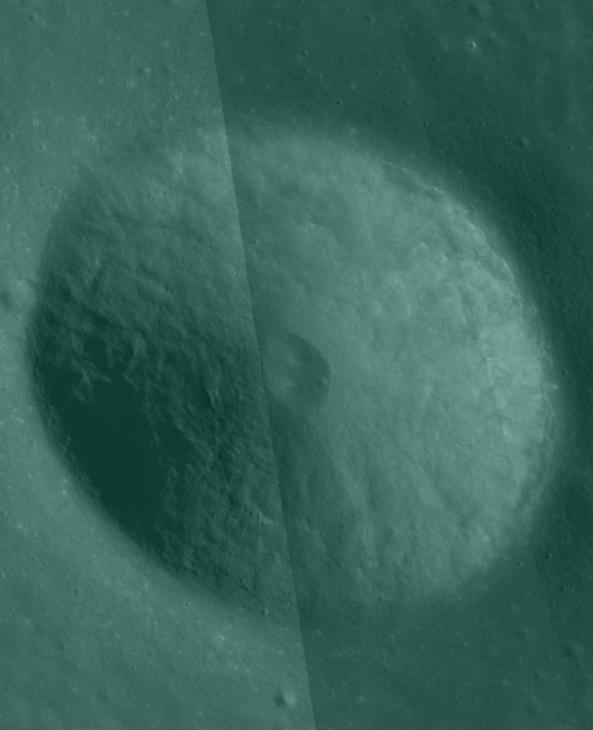
#> input picture backend/data/raw/IIRS.png, 593 x 730 px; its folder holds only this picture in this run
$ python -i area_based_registration.py   (imports and definitions only)   (older library calls are emulated)
#> lines starting #> are read from the running program, lines starting #| are printed output that depends on the picture
"""
INVINCIBLES - Dense Area-Based Registration (Structural Edge/ECC + NCC)
==========================================================================
A SEPARATE registration algorithm from the sparse RIFT/CFOG keypoint-
descriptor pipeline, used automatically as an escalation path when sparse
feature matching does not produce enough stable correspondences (this is
exactly what happens on TMC-Azimuth/TMC-Slope against OHRC in the actual
supplied dataset: derived terrain products preserve the crater's boundary/
contour geometry extremely well, but do not carry the corner-like texture
that a sparse descriptor needs).

This is a classical AREA-BASED (not feature-based) multi-modal registration
strategy, built in two stages:

  1. GLOBAL INTENSITY-BASED ALIGNMENT
     Gradient-magnitude maps of the reference and source (a photometry-
     independent structural representation - a crater rim is a strong
     gradient edge no matter how the sensor colour-maps it) are aligned
     using OpenCV's ECC (Enhanced Correlation Coefficient) algorithm
     (Evangelidis & Psarakis, 2008), seeded from the SAME FFT log-polar
     phase-congruency coarse-alignment estimate already computed upstream
     (Section 14) so both algorithmic paths are consistent.
     If ECC fails to converge (raises cv2.error, e.g. because the seed is
     too far from the true optimum or the gradient maps are too flat),
     this module automatically falls back to a SECOND, independent
     algorithm: direct maximization of the Mutual Information between the
     two grayscale analysis views over a similarity-transform parameter
     search (Powell's method) - a well-established technique specifically
     designed for cross-modal image pairs whose intensity relationship is
     not linear.

  2. INDEPENDENT DENSE CORRESPONDENCE GENERATION (for honest evaluation)
     The global transform found in step 1 is only a starting hypothesis.
     To produce genuine, independently-measured point correspondences
     (so that the existing FSC / independent-checkpoint / RMSE / confidence
     machinery - identical to the sparse pipeline - can be reused honestly,
     rather than trivially validating the very transform that produced the
     points), a grid of control points is sampled across the reference
     gradient map and each is INDEPENDENTLY re-located in the source
     gradient map via normalized cross-correlation (NCC) template matching
     within a small local search window around the step-1 projection, with
     sub-pixel peak interpolation. Only points whose NCC score clears a
     reliability threshold are kept as accepted correspondences.

This gives an honest, area-based alternative to sparse descriptor matching,
while remaining fully compatible with (and validated by) the same FSC /
model-selection / local-refinement / sub-pixel / confidence pipeline used
for the descriptor-based sensors.
"""
from __future__ import annotations
import numpy as np
import cv2
from scipy.optimize import minimize


def _gradient_magnitude(gray: np.ndarray) -> np.ndarray:
    g = gray.astype(np.float32)
    gx = cv2.Sobel(g, cv2.CV_32F, 1, 0, ksize=3)
    gy = cv2.Sobel(g, cv2.CV_32F, 0, 1, ksize=3)
    mag = np.sqrt(gx ** 2 + gy ** 2)
    mag = cv2.GaussianBlur(mag, (3, 3), 0)
    mag_norm = cv2.normalize(mag, None, 0, 255, cv2.NORM_MINMAX)
    return mag_norm.astype(np.float32)


# [281 lines left out: functions _ecc_align, _mutual_information, _mi_align, estimate_global_alignment, dense_ncc_correspondences, not called in this run]

>>> import cv2
>>> picture = cv2.imread('../../data/raw/IIRS.png', cv2.IMREAD_GRAYSCALE)
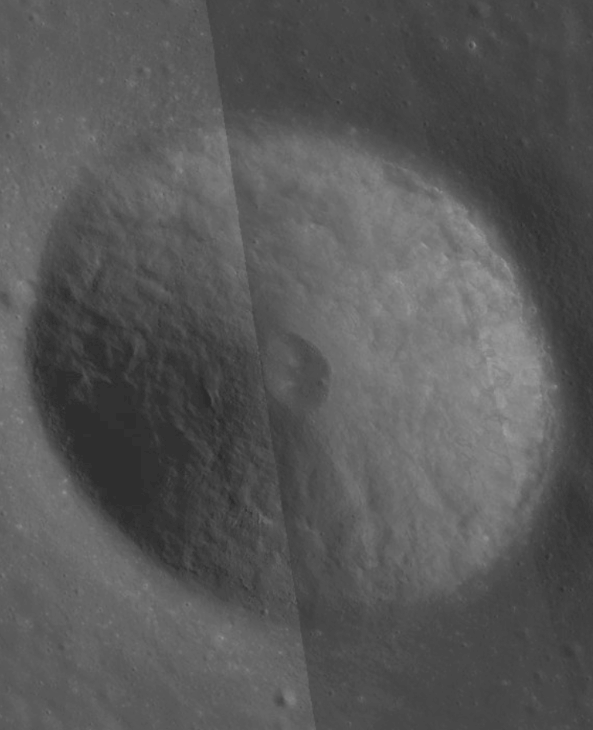
#> picture: shape (730, 593); min 43, max 159, mean 87.5
>>> result = _gradient_magnitude(picture)
#> in _gradient_magnitude, `gx = cv2.Sobel(g, cv2.CV_32F, 1, 0, ksize=3)`:
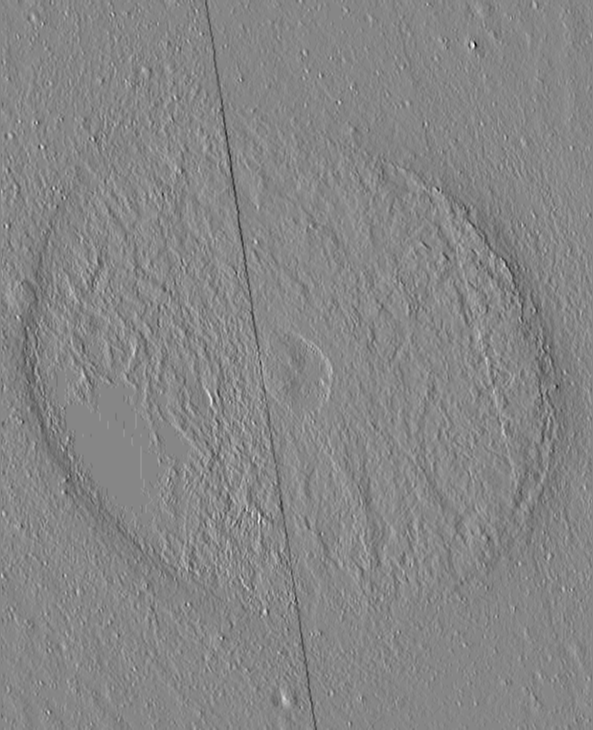
#> gx: shape (730, 593) float32; min -171, max 153, mean -0.5; drawn with min black and max white
#> in _gradient_magnitude, `gy = cv2.Sobel(g, cv2.CV_32F, 0, 1, ksize=3)`:
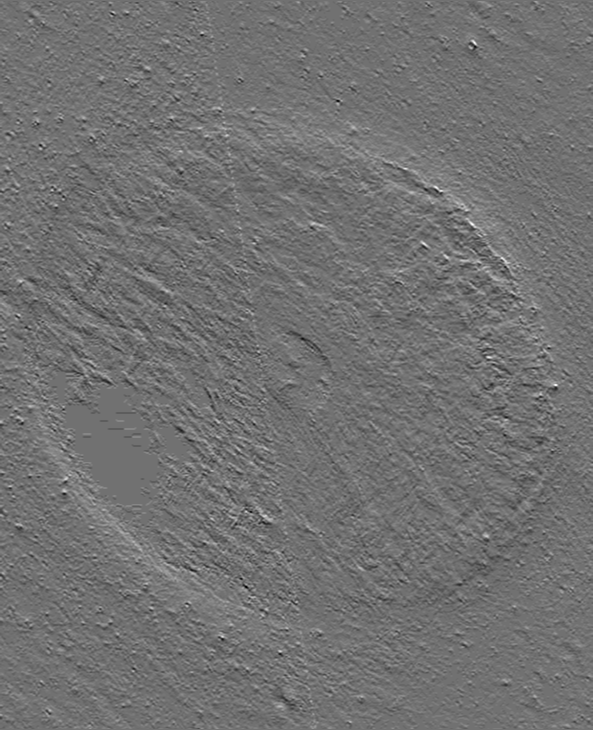
#> gy: shape (730, 593) float32; min -88, max 109, mean 0.1; drawn with min black and max white
#> in _gradient_magnitude, `mag = np.sqrt(gx ** 2 + gy ** 2)`:
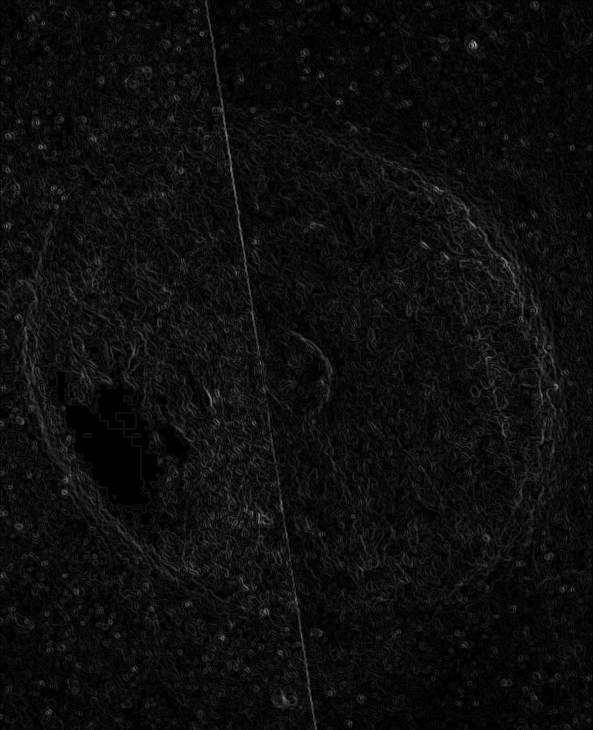
#> mag: shape (730, 593) float32; min 0, max 185.3, mean 13.7
#> in _gradient_magnitude, `mag_norm = cv2.normalize(mag, None, 0, 255, cv2.NORM_MINMAX)`:
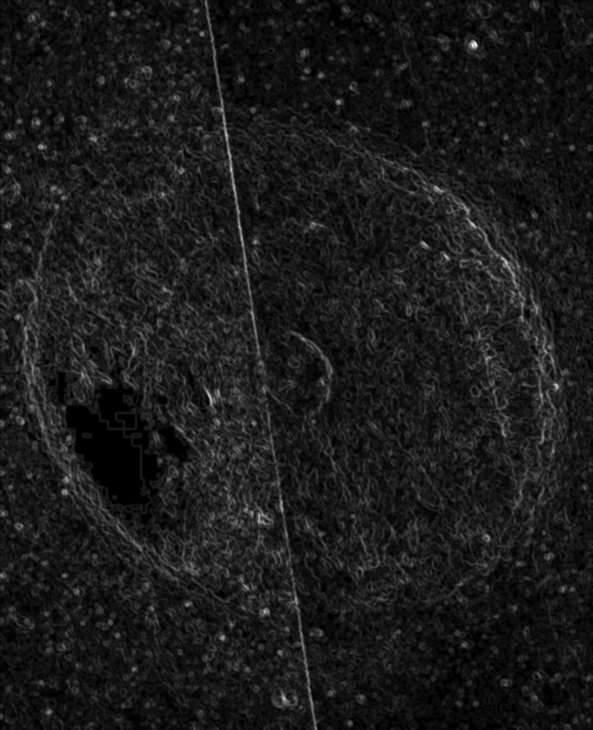
#> mag_norm: shape (730, 593) float32; min 0, max 255, mean 27.2

$ run again, on backend/data/raw/SAR.png
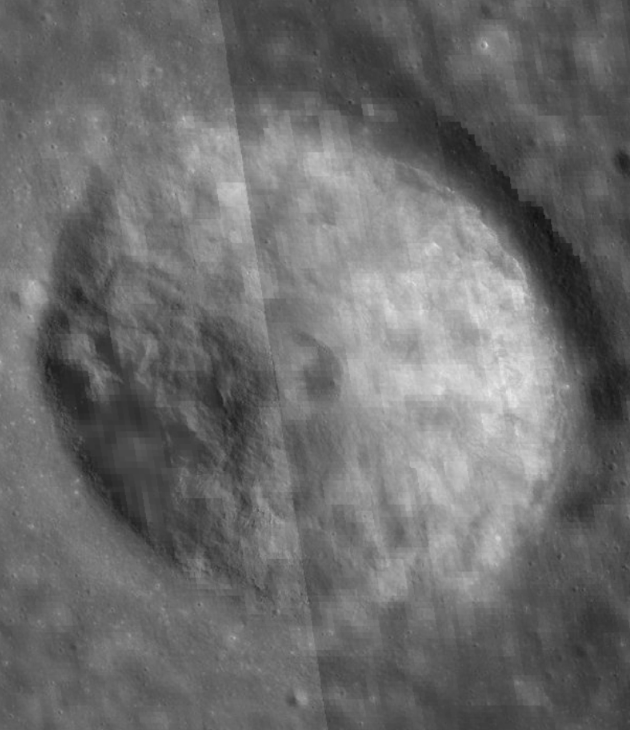
#> input picture backend/data/raw/SAR.png, 630 x 730 px
#> in _gradient_magnitude, `gy = cv2.Sobel(g, cv2.CV_32F, 0, 1, ksize=3)`:
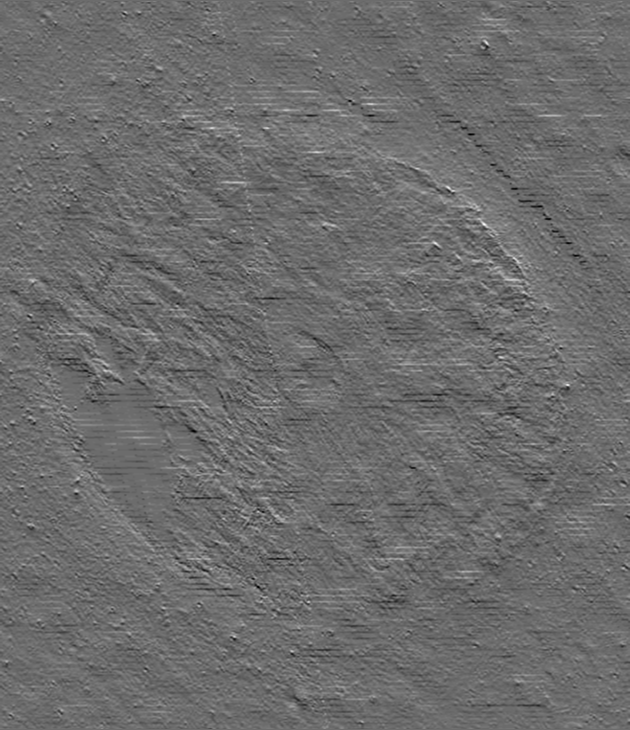
#> gy: shape (730, 630) float32; min -136, max 183, mean 0; drawn with min black and max white
#> in _gradient_magnitude, `mag_norm = cv2.normalize(mag, None, 0, 255, cv2.NORM_MINMAX)`:
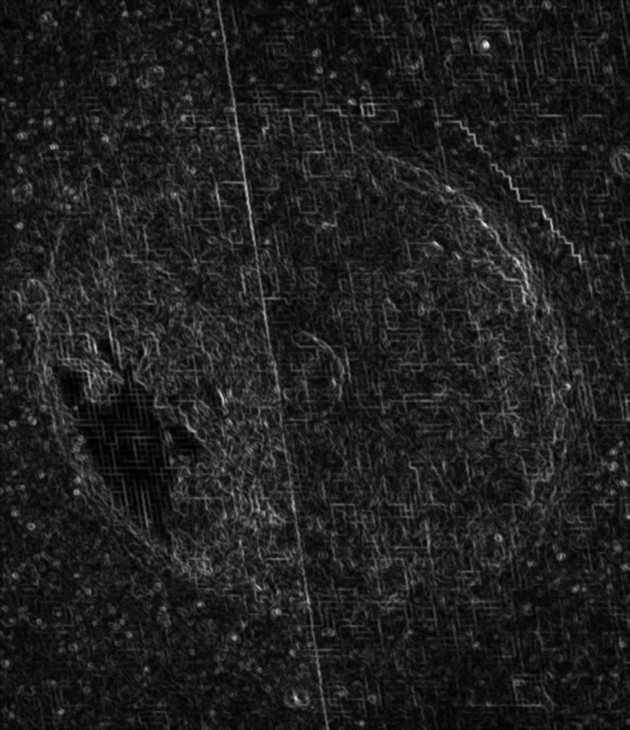
#> mag_norm: shape (730, 630) float32; min 0, max 255, mean 32
